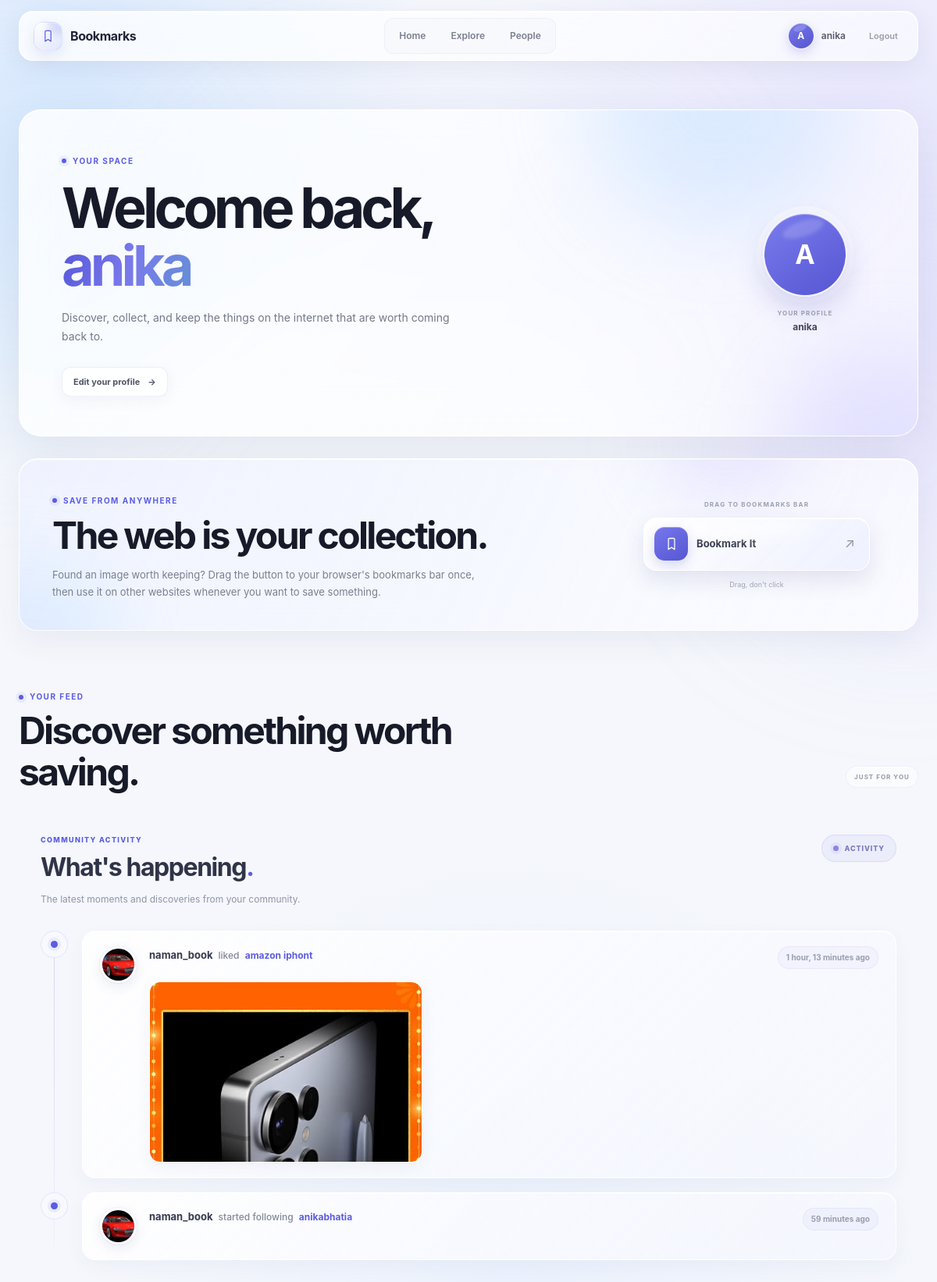
The page / (signed in) on the database its author committed.
### actions/models.py (models this page shows)
class Action(models.Model):
    user = models.ForeignKey(settings.AUTH_USER_MODEL,related_name='actions',on_delete=models.CASCADE)
    verb = models.CharField(max_length=255)
    created = models.DateTimeField(default=timezone.now)
    target_ct = models.ForeignKey(
        ContentType,
        blank=True,
        null=True,
        related_name='target_obj',
        on_delete=models.CASCADE
    )
    target_id = models.PositiveIntegerField(null=True,blank=True)
    target = GenericForeignKey('target_ct','target_id')
    class Meta:
        indexes = [
            models.Index(fields=['-created']),
            models.Index(fields=['target_ct','target_id'])
        ]
        ordering = ['created']

### account/models.py (models this page shows, shortened)
class Profile(models.Model):
    user = models.OneToOneField(settings.AUTH_USER_MODEL,on_delete=models.CASCADE)
    date_of_birth = models.DateField(blank=True,null=True)
    photo = models.ImageField(upload_to='users/%Y/%m/%d',blank=True)

### images/models.py (models this page shows, shortened)
class Image(models.Model):
    user = models.ForeignKey(settings.AUTH_USER_MODEL,related_name='images_created',on_delete=models.CASCADE)
    title = models.CharField(max_length=200)
    slug = models.SlugField(max_length=200,blank=True)
    url = models.URLField(max_length=200000)
    image = models.ImageField(upload_to='images/%Y/%m/%d')
    description = models.TextField(blank=True)
    created = models.DateTimeField(default=timezone.now)
    users_like = models.ManyToManyField(settings.AUTH_USER_MODEL,related_name='images_liked',blank=True)
    class Meta:
        indexes = [
            models.Index(fields=['-created'])
        ]
        ordering = ['-created']
    def __str__(self):
        return self.title
    def get_absolute_url(self):
        return reverse('images:detail',args=[self.id,self.slug])

### account/views.py (the view)
# urls.py: path("",views.dashboard,name='home'),
@login_required
def dashboard(request):
    actions = Action.objects.exclude(user = request.user)
    following_ids = request.user.following.values_list(
        'id',flat=True
    )
    if following_ids:
        actions = actions.filter(user_id__in=following_ids)
    actions = actions.select_related('user','user__profile').prefetch_related('target')[:10]
    return render(request,'account/dashboard.html',{'section':'dashboard',
                                                    'actions':actions})

### account/templates/account/dashboard.html (shortened to what this page needs)
{% extends 'account/base.html' %}
{% block content %}
<section class="dashboard">
    <section class="dashboard-intro">
        <div class="intro-copy">
            <span class="dashboard-eyebrow">
                YOUR SPACE
            </span>
            <h1>
                Welcome back,
                <span>
                </span>
            </h1>
            <p class="intro-description">
                Discover, collect, and keep the things on the internet
                that are worth coming back to.
            </p>
            <a href="{% url 'edit' %}" class="edit-profile-link">
                Edit your profile
                <span aria-hidden="true">→</span>
            </a>
        </div>
        <div class="intro-profile-mark">
            <div class="welcome-avatar">
                {{ request.user.first_name|default:request.user.username|first|upper }}
            </div>
            <div class="profile-mark-copy">
                <span>YOUR PROFILE</span>
                <strong>
                    {{ request.user.first_name|default:request.user.username }}
                </strong>
            </div>
        </div>
    </section>
    <section class="bookmarklet-panel">
        <div class="bookmarklet-panel-copy">
            <span class="dashboard-eyebrow">
                SAVE FROM ANYWHERE
            </span>
            <h2>
                The web is your collection.
            </h2>
            <p>
                Found an image worth keeping? Drag the button to your
                browser's bookmarks bar once, then use it on other websites
                whenever you want to save something.
            </p>
        </div>
        <div class="bookmarklet-action">
            <span class="bookmarklet-instruction">
                DRAG TO BOOKMARKS BAR
            </span>
            <a
                href='javascript:{% include "account/bookmarklet_launcher.js" %}'
                class="bookmarklet-drag-button"
                title="Drag this button to your bookmarks bar"
            >
                <span class="bookmarklet-icon">
                    <svg viewBox="0 0 24 24" aria-hidden="true">
                        <path
                            d="M6.75 3.75A1.75 1.75 0 0 1 8.5 2h7A1.75
                            1.75 0 0 1 17.25 3.75V21L12 17.5 6.75
                            21V3.75Z"
                        />
                    </svg>
                </span>
                <span class="bookmarklet-button-text">
                    Bookmark It
                </span>
                <span
                    class="bookmarklet-drag-symbol"
                    aria-hidden="true"
                >
                    ↗
                </span>
            </a>
            <span class="bookmarklet-hint">
                Drag, don't click
            </span>
        </div>
    </section>
    <section class="feed-section">
        <header class="feed-heading">
            <div>
                <span class="dashboard-eyebrow">
                    YOUR FEED
                </span>
                <h2>
                    Discover something worth saving.
                </h2>
            </div>
            <span class="feed-status">
                JUST FOR YOU
            </span>
        </header>
        {% if actions %}
        <div class="dashboard-activity-stream">
            <div class="activity-stream-header">
                <div class="activity-stream-heading">
                    <span class="activity-stream-eyebrow">
                        COMMUNITY ACTIVITY
                    </span>
                    <h2>
                        What's happening<span>.</span>
                    </h2>
                    <p>
                        The latest moments and discoveries from your community.
                    </p>
                </div>
                <span class="activity-stream-live-badge">
                    <span class="activity-stream-live-dot"></span>
                    ACTIVITY
                </span>
            </div>
            <div class="activity-stream-list">
                {% for action in actions %}
                    <div class="activity-stream-item">
                        <div class="activity-stream-marker">
                            <span></span>
                        </div>
                        <div class="activity-stream-content">
                            {% include "actions/detail.html" %}
                        </div>
                    </div>
                {% endfor %}
            </div>
        </div>
        {% endif %}
    </section>
</section>
{% endblock %}

### account/templates/account/base.html (shortened to what this page needs)
{% load static %}
<!DOCTYPE html>
<html lang="en">
<head>
    <link rel="stylesheet" href="{% static 'css/base.css' %}" type="text/css">
</head>
<body>
    <header class="topbar">
        <div class="topbar-inner">
            <a href="{% url 'home' %}" class="brand">
                <span class="brand-symbol">
                    <svg viewBox="0 0 24 24" aria-hidden="true">
                        <path d="M6.75 3.75A1.75 1.75 0 0 1 8.5 2h7A1.75 1.75 0 0 1 17.25 3.75V21L12 17.5 6.75 21V3.75Z"/>
                    </svg>
                </span>
                <span class="brand-text">Bookmarks</span>
            </a>
            {% if request.user.is_authenticated %}
                <nav class="main-nav">
                    <a href="{% url 'home' %}" class="nav-item">
                        Home
                    </a>
                    <a href="{% url 'images:list' %}" class="nav-item">
                        Explore
                    </a>
                    <a href="{% url 'user_list' %}" class="nav-item">
                        People
                    </a>
                </nav>
                <div class="user-area">
                    <a href="#" class="user-profile-link">
                        <span class="avatar">
                            {{ request.user.first_name|default:request.user.username|first|upper }}
                        </span>
                        <span class="user-name">
                            {{ request.user.first_name|default:request.user.username }}
                        </span>
                    </a>
                    <form action="{% url 'logout' %}" method="post" class="logout-form">
                        <button type="submit" class="logout-btn">
                            Logout
                        </button>
                    </form>
                </div>
            {% endif %}
        </div>
    </header>
    <main class="site-content">
        {% block content %}
        {% endblock %}
    </main>
</body>
</html>

### actions/templates/actions/detail.html (shortened to what this page needs)
{% with user=action.user profile=action.user.profile %}
<article class="bookmark-activity">
    <a
        href="{{ user.get_absolute_url }}"
        class="bookmark-activity-avatar-link"
        aria-label="View {{ user.username }}'s profile"
    >
        <div class="bookmark-activity-avatar">
            {% if profile.photo %}
                <img
                    src="{{ profile.photo.url }}"
                    alt="{{ user.username }}"
                    loading="lazy"
                >
            {% else %}
                <span class="bookmark-activity-avatar-fallback">
                    {{ user.username|first|upper }}
                </span>
            {% endif %}
        </div>
    </a>
    <div class="bookmark-activity-body">
        <div class="bookmark-activity-top">
            <div class="bookmark-activity-description">
                <a
                    href="{{ user.get_absolute_url }}"
                    class="bookmark-activity-username"
                >
                    {{ user.username }}
                </a>
                <span class="bookmark-activity-verb">
                    {{ action.verb }}
                </span>
                {% if action.target %}
                    {% with target=action.target %}
                        <a
                            href="{{ target.get_absolute_url }}"
                            class="bookmark-activity-target-link"
                        >
                            {{ target }}
                        </a>
                    {% endwith %}
                {% endif %}
            </div>
            <span class="bookmark-activity-time">
                {{ action.created|timesince }} ago
            </span>
        </div>
        {% if action.target %}
            {% with target=action.target %}
                {% if target.image %}
                    <a
                        href="{{ target.get_absolute_url }}"
                        class="bookmark-activity-preview"
                        aria-label="View bookmarked image"
                    >
                        <img
                            src="{{ target.image.url }}"
                            alt="{{ target }}"
                            loading="lazy"
                        >
                    </a>
                {% endif %}
            {% endwith %}
        {% endif %}
    </div>
</article>
{% endwith %}

### rows shown on the page
Action: user.profile.photo (picture), user.username "naman_book", verb "liked", target "amazon iphont", created "1 hour, 13 minutes", target.image (picture)
Action: user.profile.photo (picture), user.username "naman_book", verb "started following", target "anikabhatia", created "59 minutes"

### other values the page prints
{{ request.user.first_name|default:request.user.username|first|upper }} "A"
{{ request.user.first_name|default:request.user.username }} "anika"
